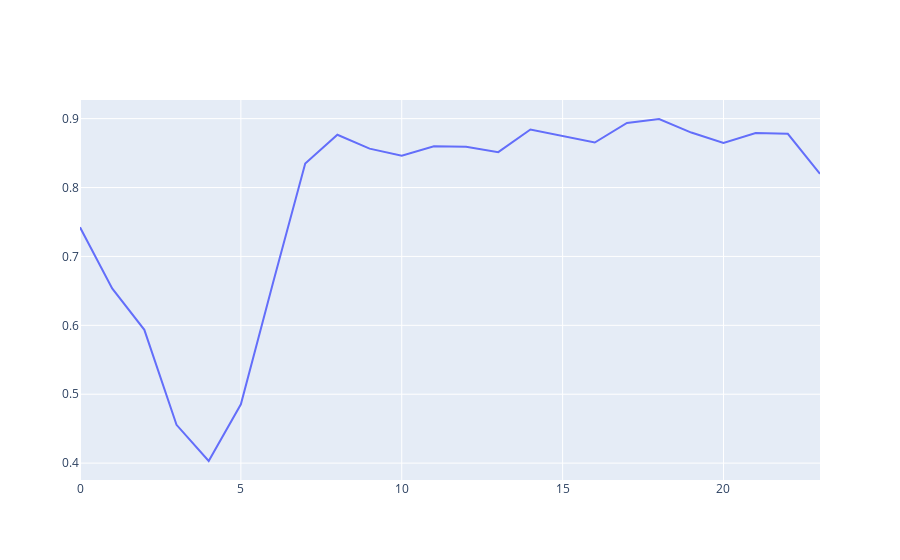

The notebook cell saved with this chart:
### Code cell
import plotly.graph_objects as go
line1 = go.Scatter(x=c.index,y=c['c'],name="source")
line2 = go.Scatter(x=c.index,y=res['res'],name="dis")
fig = go.Figure([line2])
fig.show()

### Figure 1 — Plotly figure (JSON) as saved in the notebook; plotly's stock layout.template omitted (floating-point values rounded to 4 significant figures)
{"data": [{"name": "dis", "type": "scatter", "x": [0, 1, 2, 3, 4, 5, 6, 7, 8, 9, 10, 11, 12, 13, 14, 15, 16, 17, 18, 19, 20, 21, 22, 23], "y": [0.7423, 0.6536, 0.5935, 0.4556, 0.4031, 0.4853, 0.6618, 0.8349, 0.8766, 0.8565, 0.846, 0.8599, 0.859, 0.8514, 0.8843, 0.8752, 0.8654, 0.8937, 0.8995, 0.8798, 0.8646, 0.8792, 0.8779, 0.8198]}], "layout": {"autosize": true, "dragmode": "zoom", "xaxis": {"autorange": true, "range": [0, 23], "type": "linear"}, "yaxis": {"autorange": true, "range": [0.3755, 0.9271], "type": "linear"}}}
